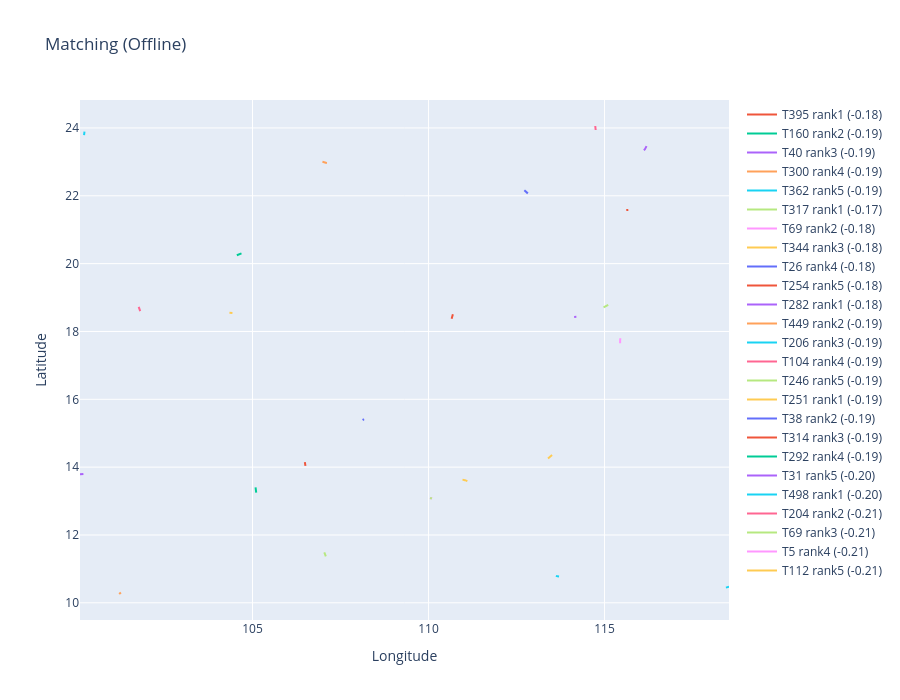

The notebook cell saved with this chart:
### Code cell
# %%
sensor_df = pd.read_parquet("sensor.parquet")
event_df  = pd.read_parquet("event.parquet")

trajs = build_trajectories(sensor_df)
sub_tracks = sample_subtracks(trajs)

report_seqs = [
    encode_report_seq(row) for row in event_df.to_dict("records")
]

candidates = build_candidates(sub_tracks, report_seqs)

net_t, net_r = train_model(sub_tracks, report_seqs, candidates)

results = match_reports(sub_tracks, report_seqs, net_t, net_r)

plot_matches(sensor_df, event_df, results)
